Frame 1 (no input): blank canvas, image omitted
Frame 60 (no input): blank canvas, image omitted
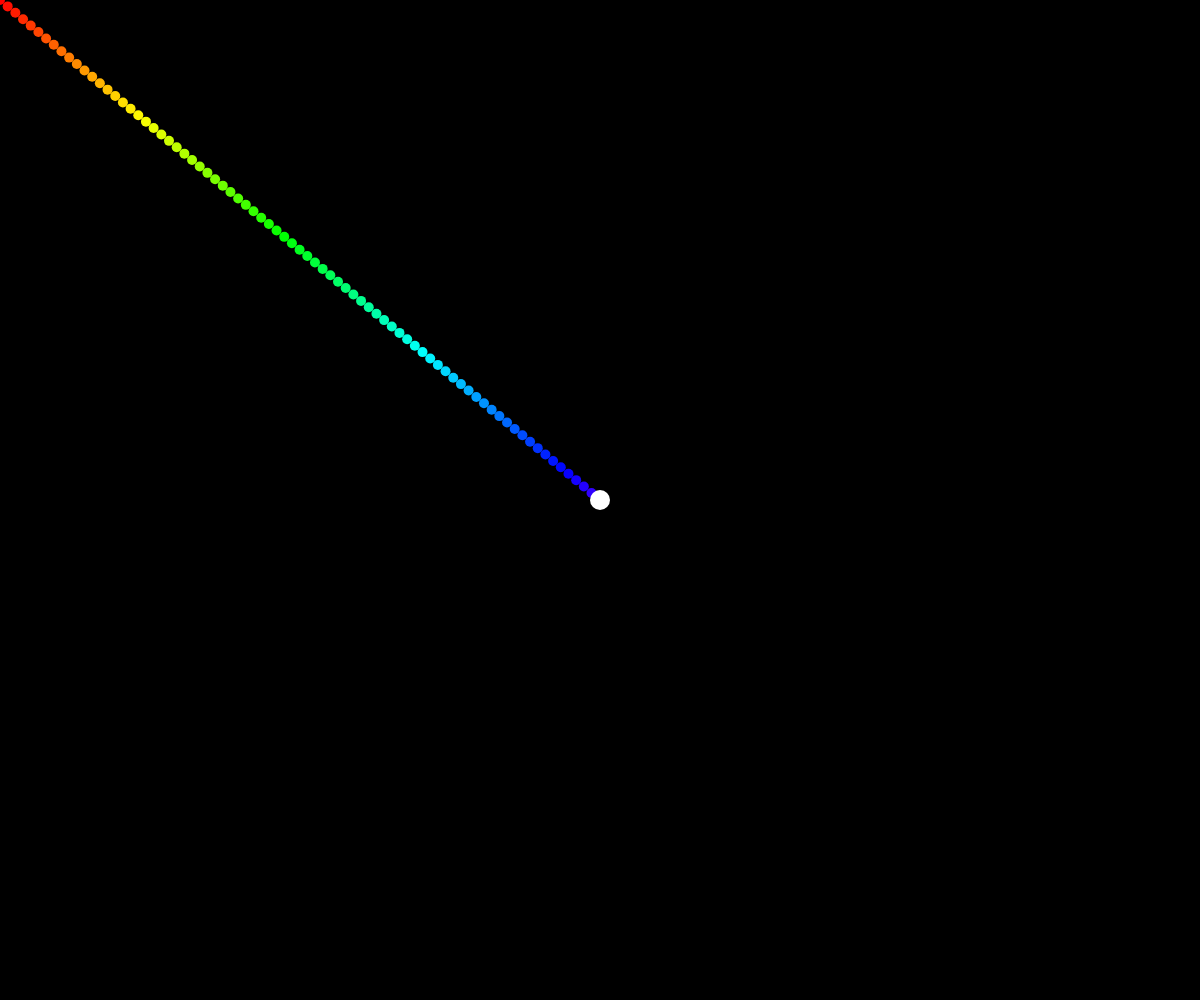
Frame 120 (the mouse pressed at the canvas centre since frame 60)

The p5.js sketch whose frames 1 and 60 were blank and that drew this single picture after the mouse press (run headless with seeded random() and noise() and a simulated clock; from frame 60 on, the mouse is pressed at the canvas centre):

// p5.js sketch
// ── sketch.js
var pencilX, pencilY; //Stores pencil coordinates

function setup() {
	createCanvas(windowWidth, windowHeight);
	background(0);
	pencilX = mouseX;
	pencilY = mouseY;
	colorMode(HSB);
}

function draw() {
  //Always get mousePosition and set it to pencil coordinates
	pencilX = mouseX;
	pencilY = mouseY;
}

//This is because user may want to click and draw without dragging. Ex: eyes
function mousePressed() {
    paint();
}

function mouseDragged() {
    paint();
}

//Real job is here. Painting with lerps
function paint() {
  noStroke();

  //The distance between pencil and mouse coordinates
  var distance = dist(pencilX, pencilY, mouseX, mouseY);

  for (var ii=0; ii<=distance; ii+=10) {
    //Lerp it between pencilX and mouseX
    var nx = lerp(pencilX, mouseX, ii/distance);
    var ny = lerp(pencilY, mouseY, ii/distance);

    //Make it colorful, otherwise its blue
    fill(255*ii/distance, 255, 255);

    //Draw lerped dots
    ellipse(nx, ny, 10, 10);
  }

  //Draw real impulsed dots by frameRate
  fill(255);
  ellipse(mouseX, mouseY, 20, 20);
}

// ── pencil.js
//Real job is here. Painting with lerps
function pencil(x, y) {
  this.x = x;
  this.y = y;

  this.display = function(x, y){
    this.x = x;
    this.y = y;
  }

  this.paint = function(x, y) {
    noStroke();

    //The distance between pencil and mouse coordinates
    var distance = dist(this.x, this.y, mouseX, mouseY);

    for (var ii=0; ii<=distance; ii+=10) {
      //Lerp it between pencilX and mouseX
      var nx = lerp(this.x, mouseX, ii/distance);
      var ny = lerp(this.y, mouseY, ii/distance);

      //Make it colorful, otherwise its blue
      fill(255*ii/distance, 255, 255);

      //Draw lerped dots
      ellipse(nx, ny, 10, 10);
    }

    //Draw real impulsed dots by frameRate
    fill(255);
    ellipse(mouseX, mouseY, 20, 20);
  }
}
